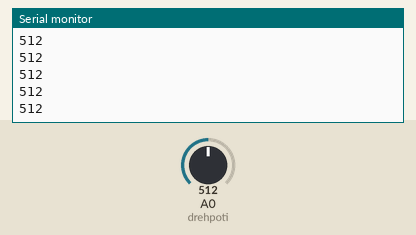
This sketch was run on a simulated Arduino Uno, built with avr-gcc and run on an emulated ATmega328P. Parts: the last lines printed to the serial monitor. Inputs (shaded band) come from the test bench; at power-on: A0 (drehpoti) = 512.

Above: at 1.2 s.
1.3 s: A0 (drehpoti) set to 716
At 2.1 s:
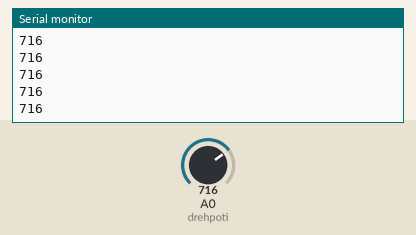
2.8 s: A0 (drehpoti) set to 900
At 3.3 s:
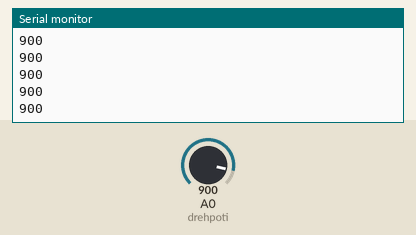
Timing chart, 0 to 5.8 s (numbered marks = the images above; inputs shaded):
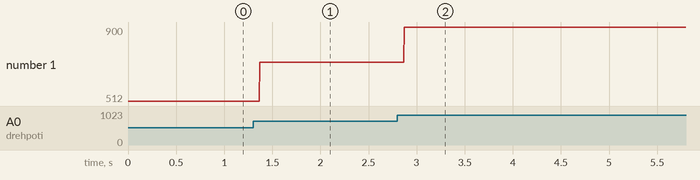

Measured:
- after the input at 1.3 s, the serial monitor: prints a new line after 0.07 s (image 1)
- after the input at 2.8 s, the serial monitor: prints a new line after 0.07 s (image 2)
- plotted number 1: 512 → 716 after the input at 1.3 s, 716 → 900 after the input at 2.8 s

The sketch:

drehpotentiometer.ino
```cpp
#define drehpoti A0

void setup() {
  //beginn der seriellen Kommunikation mit 9600 baud
  Serial.begin(9600);
}

void loop() {
  //auslesen des Wertes des Drehpotentiometers
  //und speichern in einer Variable
  //der Wert liegt Ganzzahlig zwischen 0 und 1023
  unsigned int value = analogRead(drehpoti);
  //ausgeben des Wertes auf der seriellen Schnittstelle
  Serial.println(value);

  //oder
  //gleichzeitiges auslesen des Wertes und ausgabe
  //auf der seriellen Schnittstelle
  //Serial.println(analogRead(drehpoti));
}
```
